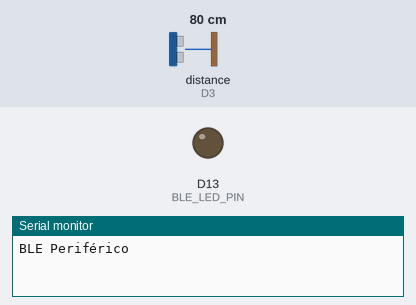
Bench run of a sketch on a simulated Arduino Nano 33 IoT. Shown: output pins drawn as LEDs (lit = HIGH), the last lines printed to the serial monitor. The test bench sets the inputs (shaded band); at power-on: distance to the obstacle (sensor on D3) 80 cm. The echo pulse lasts 58.3 µs per cm; nothing arrives over Bluetooth unless stated; a phone connects over Bluetooth LE 3 s after start.

Above: at 0.1 s.
At 3.1 s:
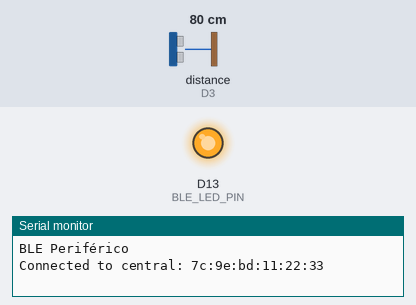
Timing chart, 0 to 4.6 s (numbered marks = the images above):
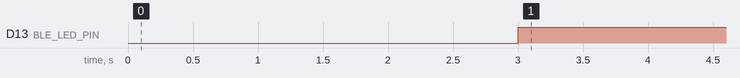

The sketch:

NanoIoTParkSensor.ino
```cpp
#include <ArduinoBLE.h>
#include <NewPing.h>
#define TRIGGER_PIN 2
#define ECHO_PIN 3
#define MAX_DISTANCE 300
NewPing sonar(TRIGGER_PIN, ECHO_PIN, MAX_DISTANCE);

#define MAXGBAR1 257
#define MINGBAR1 247

#define MAXGBAR2 246
#define MINGBAR2 236

#define MAXGBAR3 235
#define MINGBAR3 224

#define MAXGBAR4 223
#define MINGBAR4 213

#define MAXYBAR1 212
#define MINYBAR1 202

#define MAXYBAR2 201
#define MINYBAR2 171

#define MAXRBAR1 170
#define MINRBAR1 160

BLEService ledService("FFE0"); // Servicio
BLEByteCharacteristic switchCharacteristic("FFE1", BLERead | BLEWrite | BLENotify);

const int BLE_LED_PIN = LED_BUILTIN;

void setup() {
  Serial.begin(9600);
  pinMode(TRIGGER_PIN, OUTPUT);
  pinMode(ECHO_PIN, INPUT);

  pinMode(BLE_LED_PIN,OUTPUT);
  digitalWrite( BLE_LED_PIN, LOW );

  // begin initialization
  if (!BLE.begin()) {
    Serial.println("Failed");
    while (1);
  }

  //************************************************************************
  //************************************************************************

  BLE.setLocalName("ParkSensor");

  //************************************************************************
  //************************************************************************

  BLE.setAdvertisedService(ledService);
  ledService.addCharacteristic(switchCharacteristic);
  BLE.addService(ledService);
  BLE.advertise();

  Serial.println("BLE Periférico");
}

void loop() {
  BLEDevice central = BLE.central();

  if (central) {
    Serial.print("Connected to central: ");
    Serial.println(central.address());

    while (central.connected()) {
      digitalWrite( BLE_LED_PIN, HIGH );

      int distance = sonar.ping_cm();

      if (distance >= MAXGBAR1) {switchCharacteristic.writeValue((byte)0x01);}
      if ((distance >= MINGBAR2) and (distance <= MAXGBAR2)) {switchCharacteristic.writeValue((byte)0x02);}
      if ((distance >= MINGBAR3) and (distance <= MAXGBAR3)) {switchCharacteristic.writeValue((byte)0x03);}
      if ((distance >= MINGBAR4) and (distance <= MAXGBAR4)) {switchCharacteristic.writeValue((byte)0x04);}
      if ((distance >= MINYBAR1) and (distance <= MAXYBAR1)) {switchCharacteristic.writeValue((byte)0x05);}
      if ((distance >= MINYBAR2) and (distance <= MAXYBAR2)) {switchCharacteristic.writeValue((byte)0x06);}
      if ((distance <= MINRBAR1) and (distance > 0)) {switchCharacteristic.writeValue((byte)0x07);}
      if (distance == 0) {switchCharacteristic.writeValue((byte)0x00);}

      delay(100);
      //Serial.println(distance);

    }
    Serial.print(F("Disconnected from central: "));
    Serial.println(central.address());
    digitalWrite( BLE_LED_PIN, LOW );
  }
}
```

Measured:
- by itself, D13 (BLE_LED_PIN): LOW → HIGH at 3.0 s
